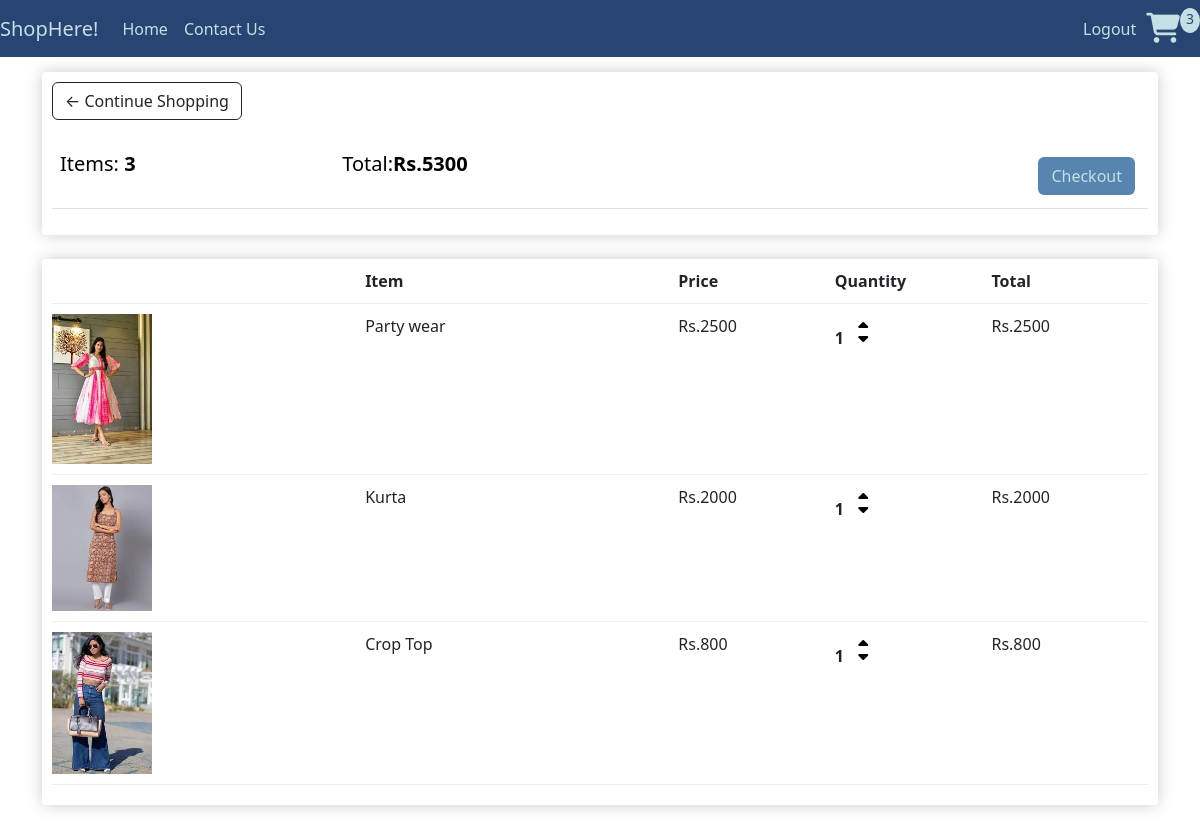
The page /cart/ (signed in) on the database as committed earlier.
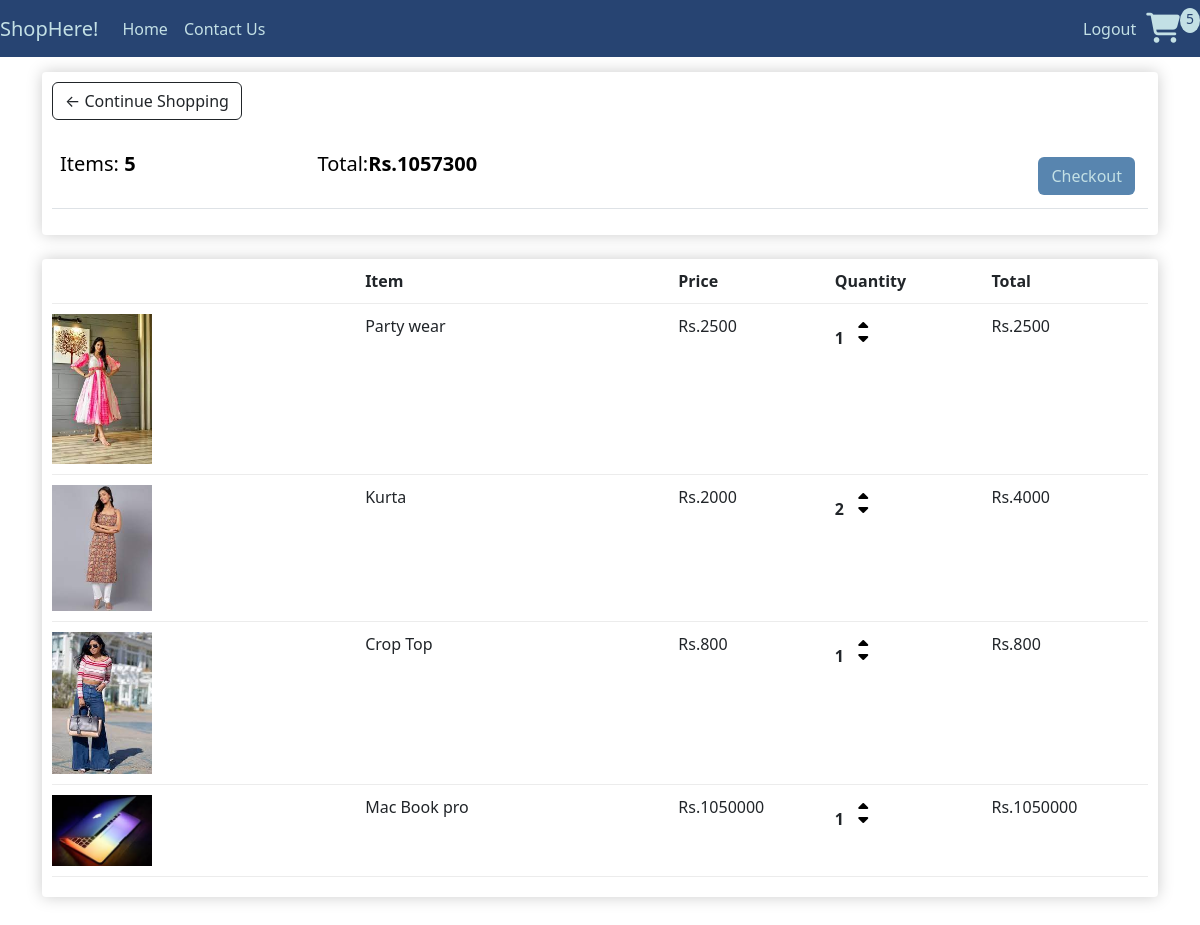
The same page on the database as committed later.
### shop/models.py (models this page shows, shortened)
class Order(models.Model):
    customer=models.ForeignKey(Customer,on_delete=models.SET_NULL,null=True,blank=True)
    date_ordered=models.DateTimeField(auto_now_add=True)
    complete=models.BooleanField(default=False)
    transaction_id=models.CharField(max_length=100,null=True)
    @property
    def get_cart_total(self):
        orderitems=self.orderitem_set.all()
        total=sum([item.get_total for item in orderitems])
        return total
    @property
    def get_cart_items(self):
        orderitems=self.orderitem_set.all()
        total=sum([item.quantity for item in orderitems])
        return total

class OrderItem(models.Model):
    product=models.ForeignKey(Product_details,on_delete=models.SET_NULL,null=True)
    order=models.ForeignKey(Order,on_delete=models.SET_NULL,null=True)
    quantity=models.IntegerField(default=0,null=True,blank=True)
    date_added=models.DateTimeField(auto_now_add=True)
    @property
    def get_total(self):
        total=self.product.price*self.quantity
        return total

class Product_details(models.Model):
    prod_id=models.AutoField
    prod_name=models.CharField(max_length=30)
    prod_desc=models.TextField()
    image = models.ImageField(upload_to='product/images', default="")
    price = models.IntegerField(default=0)
    pub_date=models.DateField(auto_now_add=True)
    category=models.CharField(max_length=50,default="Sale")
    digital = models.BooleanField(default=False, null=True, blank=True)

### shop/views.py (the view)
# urls.py: path('cart/',views.cart,name='Cart'),
def cart(request):
    data=cartData(request)
    cartItems=data['cartItems']
    order=data['order'] #Total number of order from Order model
    items=data['items'] # Get items in the cart present
    context={'items':items,'order':order,'cartItems':cartItems}
    return render(request,'cart.html',context)

### shop/utilis.py (called while the page is built)
def cartData(request):
    if request.user.is_authenticated:
        try:
            customer = request.user.customer
        except Customer.DoesNotExist:
            customer = None
        if customer:
            order, created = Order.objects.get_or_create(customer=customer, complete=False)
            items = order.orderitem_set.all()
            cart_items = order.get_cart_items
        else:
            cart_items, order, items = None, None, None
    else:
        cookie_data = cookieCart(request)
        cart_items = cookie_data['cartItems']
        order = cookie_data['order']
        items = cookie_data['items']
    return {'cartItems': cart_items, 'order': order, 'items': items}

### shop/templates/cart.html
{% extends 'index.html' %}
{% load static %}
{% block body %}
<div class="row">
    <div class="col-lg-12">
        <div class="box-element">
            <a class="btn btn-outline-dark" href="{% url 'index' %}">&#x2190; Continue Shopping</a>
            <br>
            <br>
            <table class="table">
                <tr>
                    <th>
                        <h5>Items: <strong>{{order.get_cart_items}}</strong></h5>
                    </th>
                    <th>
                        <h5>Total:<strong>Rs.{{order.get_cart_total}}</strong></h5>
                    </th>
                    <th>
                        <a style="float:right; margin:5px; color: #c3e0e5; background-color: #5885af;" class="btn"
                            href="{% url 'Checkout' %}">Checkout</a>
                    </th>
                </tr>
            </table>
        </div>
        <br>
        <div class="box-element">
            <div class="cart-row">
                <div style="flex:2"></div>
                <div style="flex:2"><strong>Item</strong></div>
                <div style="flex:1"><strong>Price</strong></div>
                <div style="flex:1"><strong>Quantity</strong></div>
                <div style="flex:1"><strong>Total</strong></div>
            </div>
            {% for item in items %}
            <div class="cart-row">
                <div style="flex:2"><img class="row-image" src="/media/{{item.product.image}}"></div>
                <div style="flex:2">
                    <p>{{item.product.prod_name}}</p>
                </div>
                <div style="flex:1">
                    <p>Rs.{{item.product.price}}</p>
                </div>
                <div style="flex:1">
                    <p class="quantity">{{item.quantity}}</p>
                    <div class="quantity">
                        <a data-product="{{item.product.id}}" data-action="add" class=" icons update-cart">
                            <i class="fa-solid fa-caret-up " id=" chg-quantity"></i>
                        </a>
                        <a data-product="{{item.product.id}}" data-action="remove" class=" icons update-cart">
                            <i class="fa-solid fa-caret-down " id="chg-quantity"></i>
                        </a>
                    </div>
                </div>
                <div style="flex:1">
                    <p>Rs.{{item.get_total}}</p>
                </div>
            </div>
            {% endfor %}
        </div>
    </div>
</div>
{% endblock %}

Rows that differ between the two databases and show on the page:
changed through a linked row, Order: get_cart_items "3" → "5"; get_cart_total "5300" → "1057300"
changed OrderItem "Kurta": quantity "1" → "2"; get_total "2000" → "4000"
added OrderItem: product.image (picture), product.prod_name "Mac Book pro", product.price "1050000", quantity "1", get_total "1050000"
Other text that changed with them:
{{ cartItems }}: "3" → "5"
